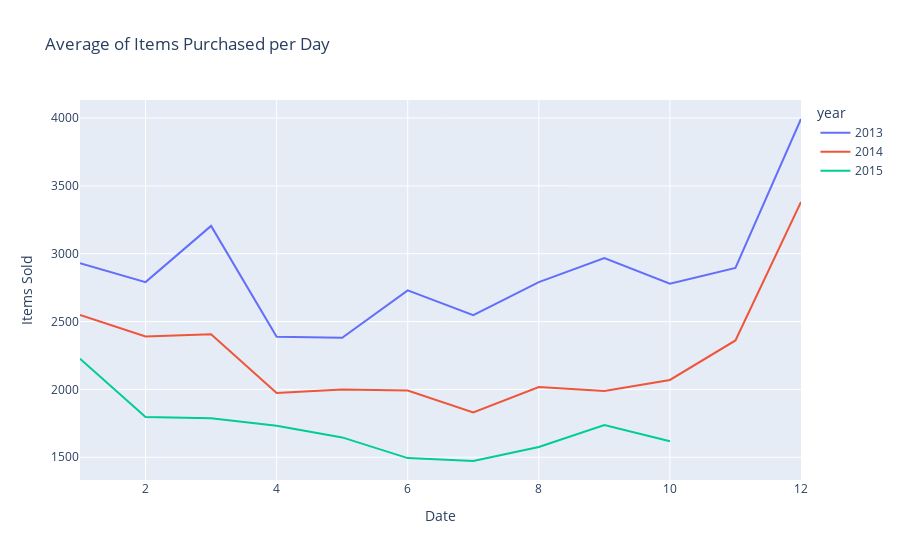

Notebook source saved alongside this figure:
### Code cell
fig = px.line(average_sales_per_month, x='month', y='item_cnt_day', color='year', title='Average of Items Purchased per Month')
fig.update_layout(xaxis_title='Date', yaxis_title='Items Sold')
fig.show()

### Figure 1 — Plotly figure (JSON) as saved in the notebook; plotly's stock layout.template omitted (floating-point values rounded to 4 significant figures)
{"data": [{"hovertemplate": "year=2013<br>month=%{x}<br>item_cnt_day=%{y}<extra></extra>", "legendgroup": "2013", "line": {"color": "#636efa", "dash": "solid"}, "marker": {"symbol": "circle"}, "mode": "lines", "name": "2013", "orientation": "v", "showlegend": true, "type": "scatter", "x": [1, 2, 3, 4, 5, 6, 7, 8, 9, 10, 11, 12], "xaxis": "x", "y": [2930, 2791.0, 3205.0, 2388.0, 2381.0, 2730.0, 2547.0, 2791.0, 2968.0, 2779.0, 2895.0, 3993.0], "yaxis": "y"}, {"hovertemplate": "year=2014<br>month=%{x}<br>item_cnt_day=%{y}<extra></extra>", "legendgroup": "2014", "line": {"color": "#EF553B", "dash": "solid"}, "marker": {"symbol": "circle"}, "mode": "lines", "name": "2014", "orientation": "v", "showlegend": true, "type": "scatter", "x": [1, 2, 3, 4, 5, 6, 7, 8, 9, 10, 11, 12], "xaxis": "x", "y": [2549.0, 2391.0, 2406.0, 1974.0, 1999.0, 1992.0, 1830.0, 2018.0, 1989.0, 2070.0, 2361, 3381.0], "yaxis": "y"}, {"hovertemplate": "year=2015<br>month=%{x}<br>item_cnt_day=%{y}<extra></extra>", "legendgroup": "2015", "line": {"color": "#00cc96", "dash": "solid"}, "marker": {"symbol": "circle"}, "mode": "lines", "name": "2015", "orientation": "v", "showlegend": true, "type": "scatter", "x": [1, 2, 3, 4, 5, 6, 7, 8, 9, 10], "xaxis": "x", "y": [2226.0, 1796.0, 1788.0, 1732.0, 1646.0, 1494.0, 1472.0, 1576.0, 1738.0, 1618.0], "yaxis": "y"}], "layout": {"legend": {"title": {"text": "year"}, "tracegroupgap": 0}, "title": {"text": "Average of Items Purchased per Day"}, "xaxis": {"anchor": "y", "domain": [0, 1], "title": {"text": "Date"}}, "yaxis": {"anchor": "x", "domain": [0, 1], "title": {"text": "Items Sold"}}}}
